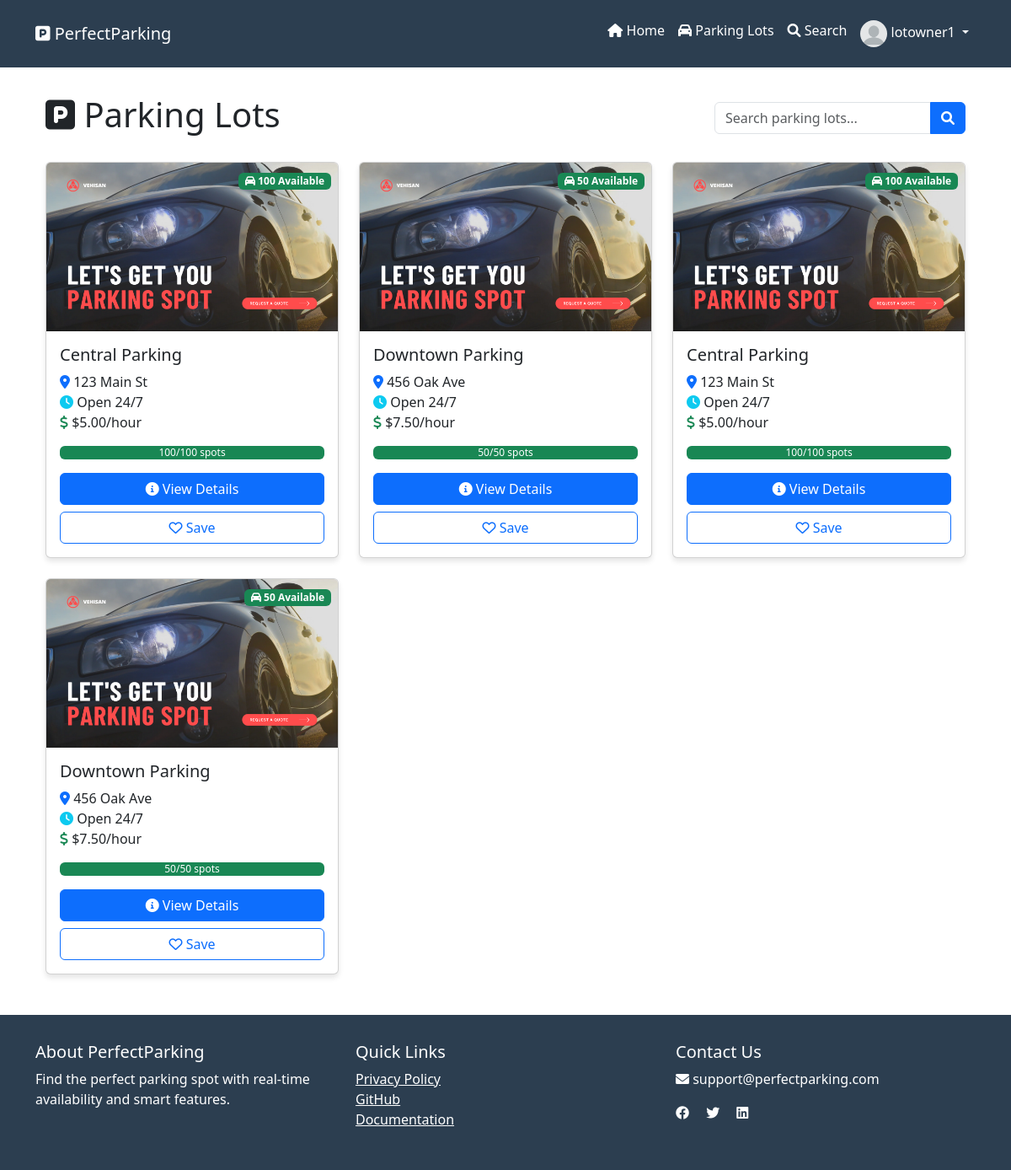
Page /parking-lots/ (signed in) on the committed database.
### PerfectParking/models.py (models this page shows, shortened)
class ParkingLot(models.Model):
    id = models.AutoField(primary_key=True)
    name = models.CharField(max_length=200)
    address = models.CharField(max_length=200)
    total_spaces = models.IntegerField()
    available_spaces = models.IntegerField()
    hours = models.CharField(max_length=255)
    isPaidParking = models.BooleanField(default=True)
    latitude = models.FloatField()
    longitude = models.FloatField()
    image = models.ImageField(upload_to='parking_lots/', null=True, blank=True)
    parking_spaces = models.IntegerField(default=1)
    owner = models.ForeignKey(
        'ParkingLotOwner',
        on_delete=models.SET_NULL,
        null=True,
        blank=True,
        related_name='parking_lots'
    )
    base_price_per_hour = models.DecimalField(
        max_digits=6,
        decimal_places=2,
        default=Decimal('0.00')
    )
    surge_multiplier = models.DecimalField(
        max_digits=3,
        decimal_places=2,
        default=Decimal('1.00')
    )
    has_ai_detection = models.BooleanField(default=False)
    camera_stream_url = models.URLField(blank=True)
    max_capacity = models.IntegerField(default=0)
    current_occupancy = models.IntegerField(default=0)
    operating_hours = models.JSONField(default=dict)
    amenities = models.JSONField(default=list)
    is_active = models.BooleanField(default=True)
    last_updated = models.DateTimeField(auto_now=True)
    def get_image_url(self):
        if self.image and hasattr(self.image, 'url'):
            return self.image.url
        return '/static/images/default_parking.png'  # Create this default image

### PerfectParking/views.py (the view)
# urls.py: path('parking-lots/', views.parking_lots, name='parking-lots'),
def parking_lots(request):
    try:
        parking_lots = ParkingLot.objects.all()
        context = {
            'parking_lots': parking_lots,
            'page_title': 'Available Parking Lots'
        }
        return render(request, 'website/parking-lots.html', context)
    except Exception as e:
        messages.error(request, f"Error loading parking lots: {str(e)}")
        return render(request, 'website/parking-lots.html', {'parking_lots': []})

### PerfectParking/templatetags/custom_filters.py (called while the page is built)
@register.filter
def divided_by(value, arg):
    try:
        return float(value) / float(arg)
    except (ValueError, ZeroDivisionError):
        return 0

@register.filter
def floatmul(value, arg):
    try:
        return float(value) * float(arg)
    except ValueError:
        return 0

### PerfectParking/templates/website/parking-lots.html (shortened to what this page needs)
{% extends 'website/base.html' %}
{%load static%}
{% load custom_filters %}
{% block content %}
<div class="row mb-4">
  <div class="col">
    <div class="d-flex justify-content-between align-items-center">
      <h1><i class="fas fa-parking"></i> Parking Lots</h1>
      <div class="input-group w-auto">
        <input type="text" class="form-control" id="searchInput" placeholder="Search parking lots...">
        <button class="btn btn-primary" type="button">
          <i class="fas fa-search"></i>
        </button>
      </div>
    </div>
  </div>
</div>
<div class="row" id="parkingLots">
  {% for lot in parking_lots %}
    <div class="col-md-4 mb-4 parking-lot-card">
      <div class="card h-100">
        <div class="position-relative">
          <img src="{{ lot.get_image_url }}" class="card-img-top" alt="{{ lot.name }}" style="height: 200px; object-fit: cover;">
          <div class="position-absolute top-0 end-0 m-2">
            {% if lot.available_spaces > 0 %}
              <span class="badge bg-success">
                <i class="fas fa-car"></i> {{ lot.available_spaces }} Available
              </span>
            {% else %}
              <span class="badge bg-danger">Full</span>
            {% endif %}
          </div>
        </div>
        <div class="card-body">
          <h5 class="card-title">{{ lot.name }}</h5>
          <p class="card-text">
            <i class="fas fa-map-marker-alt text-primary"></i> {{ lot.address }}<br>
            <i class="fas fa-clock text-info"></i> Open 24/7<br>
            <i class="fas fa-dollar-sign text-success"></i> ${{ lot.base_price_per_hour }}/hour
          </p>
          <div class="progress mb-3">
            {% with available_spaces=lot.available_spaces total_spaces=lot.total_spaces %}
              {% if total_spaces > 0 %}
                {% with percentage=available_spaces|divided_by:total_spaces|floatmul:100 %}
                  <div class="progress-bar
                    {% if percentage > 50 %}bg-success
                    {% elif percentage > 20 %}bg-warning
                    {% else %}bg-danger{% endif %}"
                    role="progressbar"
                    style="width: {{ percentage|floatformat:1 }}%;"
                    aria-valuenow="{{ percentage|floatformat:1 }}"
                    aria-valuemin="0"
                    aria-valuemax="100">
                    {{ available_spaces }}/{{ total_spaces }} spots
                  </div>
                {% endwith %}
              {% endif %}
            {% endwith %}
          </div>
          <div class="d-grid gap-2">
            <a href="{% url 'PerfectParking:parking-lot-detail' lot.id %}" class="btn btn-primary">
              <i class="fas fa-info-circle"></i> View Details
            </a>
            {% if user.is_authenticated %}
              <button class="btn btn-outline-primary">
                <i class="far fa-heart"></i> Save
              </button>
            {% endif %}
          </div>
        </div>
      </div>
    </div>
  {% empty %}
    <div class="col-12">
      <div class="alert alert-info">
        <i class="fas fa-info-circle"></i> No parking lots available at the moment.
      </div>
    </div>
  {% endfor %}
</div>
{% endblock %}

### PerfectParking/templates/master.html (shortened to what this page needs)
{%load static%}
<!DOCTYPE html>
<html lang="en">
  <head>
    <link href="https://cdn.jsdelivr.net/npm/bootstrap@5.3.0/dist/css/bootstrap.min.css" rel="stylesheet">
    <link rel="stylesheet" href="https://cdnjs.cloudflare.com/ajax/libs/font-awesome/6.0.0/css/all.min.css">
    <link href="https://api.mapbox.com/mapbox-gl-js/v2.15.0/mapbox-gl.css" rel="stylesheet">
  </head>
  <body>
<nav class="navbar navbar-expand-lg navbar-dark">
  <div class="container">
    <a class="navbar-brand" href="/">
      <i class="fas fa-parking"></i> PerfectParking
    </a>
    <div class="collapse navbar-collapse" id="navbarNav">
      <ul class="navbar-nav ms-auto">
        <li class="nav-item">
          <a class="nav-link" href="{% url 'PerfectParking:home' %}">
            <i class="fas fa-home"></i> Home
          </a>
        </li>
        <li class="nav-item">
          <a class="nav-link" href="{% url 'PerfectParking:parking-lots' %}">
            <i class="fas fa-car"></i> Parking Lots
          </a>
        </li>
        <li class="nav-item">
          <a class="nav-link" href="{% url 'PerfectParking:parking-lot-monitors' %}">
            <i class="fas fa-search"></i> Search
          </a>
        </li>
        {% if user.is_authenticated %}
        <li class="nav-item dropdown">
            <a class="nav-link dropdown-toggle" href="#" id="profileDropdown" role="button" data-bs-toggle="dropdown">
                <img src="{{ user.userprofile.avatar_url |default:'/static/images/default-avatar.png' }}"
                     alt="Profile"
                     class="rounded-circle"
                     style="width: 32px; height: 32px; object-fit: cover;">
                {{ user.get_full_name|default:user.username }}
            </a>
        </li>
        {% endif %}
      </ul>
    </div>
  </div>
</nav>
    <main class="container py-4">
      {% block main %}{% endblock %}
    </main>
    <footer class="footer">
      <div class="container">
        <div class="row">
          <div class="col-md-4">
            <h5>About PerfectParking</h5>
            <p>Find the perfect parking spot with real-time availability and smart features.</p>
          </div>
          <div class="col-md-4">
            <h5>Quick Links</h5>
            <ul class="list-unstyled">
              <li><a href="{% url 'PerfectParking:privacy-policy' %}" class="text-white">Privacy Policy</a></li>
              <li><a href="https://github.com/rhys-lit/perfect-parking-fyp" class="text-white">GitHub</a></li>
              <li><a href="https://github.com/rhys-lit/perfect-parking-fyp/blob/master/docs/thesis.pdf" class="text-white">Documentation</a></li>
            </ul>
          </div>
          <div class="col-md-4">
            <h5>Contact Us</h5>
            <p><i class="fas fa-envelope"></i> support@perfectparking.com</p>
            <div class="social-icons">
              <a href="#" class="text-white me-3"><i class="fab fa-facebook"></i></a>
              <a href="#" class="text-white me-3"><i class="fab fa-twitter"></i></a>
              <a href="#" class="text-white"><i class="fab fa-linkedin"></i></a>
            </div>
          </div>
        </div>
      </div>
    </footer>
  </body>
</html>

### PerfectParking/templates/master.html (style rules this page uses)
:root { --primary-color: #2c3e50; --secondary-color: #3498db; }
body { font-family: 'Segoe UI', Tahoma, Geneva, Verdana, sans-serif; display: flex; flex-direction: column; min-height: 100vh; margin: 0; }
.navbar { background-color: var(--primary-color); padding: 1rem; }
.navbar-brand, .nav-link { color: white !important; }
.card { transition: transform 0.3s; box-shadow: 0 4px 6px rgba(0,0,0,0.1); }
.footer { background-color: var(--primary-color); color: white; padding: 2rem 0; margin-top: auto; }

### rows in the picture
ParkingLot: available_spaces "100", name "Central Parking", address "123 Main St", base_price_per_hour "5.00", {{ percentage|floatformat:1 }} 100.0 (drawn), total_spaces "100"
ParkingLot: available_spaces "50", name "Downtown Parking", address "456 Oak Ave", base_price_per_hour "7.50", {{ percentage|floatformat:1 }} 100.0 (drawn), total_spaces "50"
ParkingLot: available_spaces "100", name "Central Parking", address "123 Main St", base_price_per_hour "5.00", {{ percentage|floatformat:1 }} 100.0 (drawn), total_spaces "100"
ParkingLot: available_spaces "50", name "Downtown Parking", address "456 Oak Ave", base_price_per_hour "7.50", {{ percentage|floatformat:1 }} 100.0 (drawn), total_spaces "50"

### other values in the picture
{{ user.get_full_name|default:user.username }} "lotowner1"
